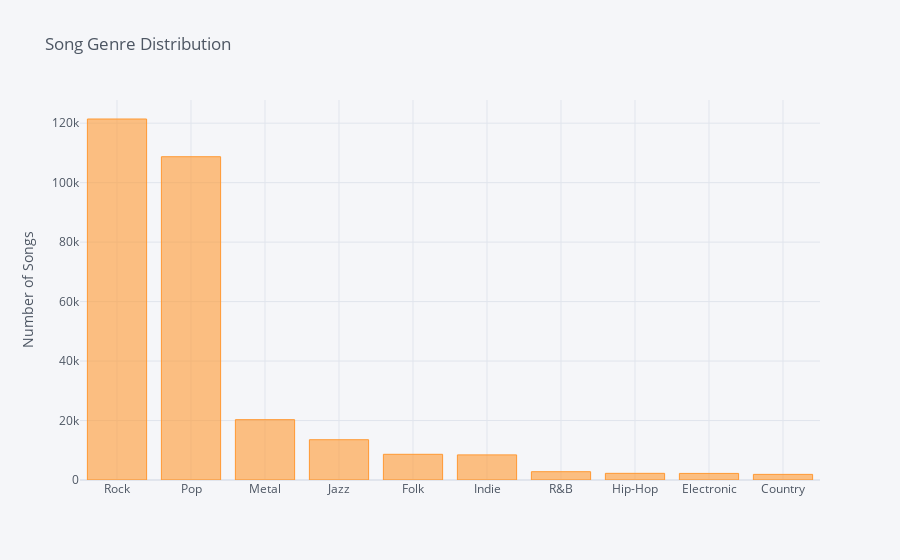

Notebook source saved alongside this figure:
### Markdown cell above
Visualise the Genre Distribution

### Code cell
# Visualization of Genre Distribution

cf.go_offline()
cf.set_config_file(offline=False, world_readable=True)

data['Genre'].value_counts().sort_values(ascending=False).iplot(kind='bar', yTitle='Number of Songs', 
                                                                title='Song Genre Distribution')

### Figure 1 — Plotly figure (JSON) as saved in the notebook; plotly's stock layout.template omitted (floating-point values rounded to 4 significant figures)
{"data": [{"marker": {"color": "rgba(255, 153, 51, 0.6)", "line": {"color": "rgba(255, 153, 51, 1.0)", "width": 1}}, "name": "Genre", "orientation": "v", "text": "", "type": "bar", "x": ["Rock", "Pop", "Metal", "Jazz", "Folk", "Indie", "R&B", "Hip-Hop", "Electronic", "Country"], "y": [121404, 108714, 20291, 13545, 8644, 8449, 2793, 2240, 2213, 1890]}], "layout": {"legend": {"bgcolor": "#F5F6F9", "font": {"color": "#4D5663"}}, "paper_bgcolor": "#F5F6F9", "plot_bgcolor": "#F5F6F9", "title": {"font": {"color": "#4D5663"}, "text": "Song Genre Distribution"}, "xaxis": {"gridcolor": "#E1E5ED", "showgrid": true, "tickfont": {"color": "#4D5663"}, "title": {"font": {"color": "#4D5663"}, "text": ""}, "zerolinecolor": "#E1E5ED"}, "yaxis": {"gridcolor": "#E1E5ED", "showgrid": true, "tickfont": {"color": "#4D5663"}, "title": {"font": {"color": "#4D5663"}, "text": "Number of Songs"}, "zerolinecolor": "#E1E5ED"}}}
